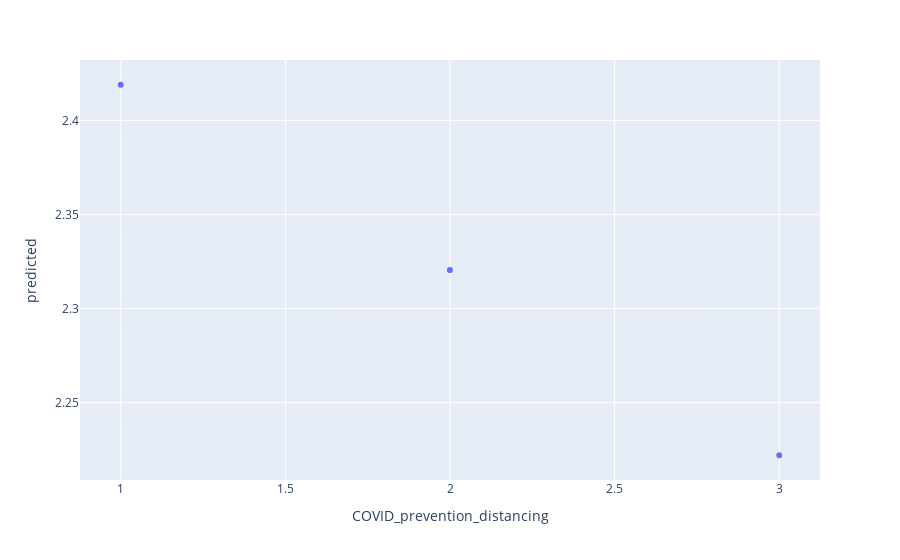

The code cell stored with this chart in its notebook:
### Markdown cell above
the model measures the relationship between COVID_vaccinated and 2 categorical variable COVID_prevention_distancing and COVID_prevention_masks. To predict, plug in the corresponding categorical variable.

Since the p-value < 0.001, we have strong evidence against the statement that there are no relationship between COVID_vaccinated and the 2 categorical variable

### Code cell
l1 = pd.DataFrame(data_copy["COVID_prevention_distancing"].copy())
l1['predicted'] = 2.5175 + (-0.0985) * data_copy["COVID_prevention_distancing"]

fig = px.scatter(l1, x="COVID_prevention_distancing", y="predicted")
fig.show()

### Figure 1 — Plotly figure (JSON) as saved in the notebook; plotly's stock layout.template omitted (floating-point values rounded to 4 significant figures; data arrays with more than 128 entries replaced by an {"elided": "..."} marker saying what was removed)
{"data": [{"hovertemplate": "COVID_prevention_distancing=%{x}<br>predicted=%{y}<extra></extra>", "legendgroup": "", "marker": {"color": "#636efa", "symbol": "circle"}, "mode": "markers", "name": "", "showlegend": false, "type": "scattergl", "x": {"elided": "11431 int values"}, "xaxis": "x", "y": {"elided": "11431 float values"}, "yaxis": "y"}], "layout": {"legend": {"tracegroupgap": 0}, "margin": {"t": 60}, "xaxis": {"anchor": "y", "domain": [0, 1], "title": {"text": "COVID_prevention_distancing"}}, "yaxis": {"anchor": "x", "domain": [0, 1], "title": {"text": "predicted"}}}}
